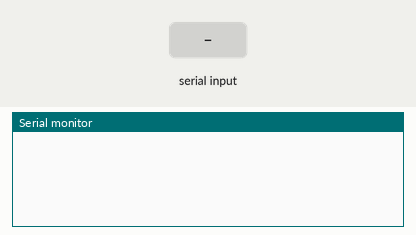
This sketch was run on a simulated Arduino Uno, built with avr-gcc and run on an emulated ATmega328P. Parts: the last lines printed to the serial monitor. Inputs (shaded band) come from the test bench.

Above: at 1.2 s.
1.3 s: "90,45\n" received over Serial
At 2.4 s:
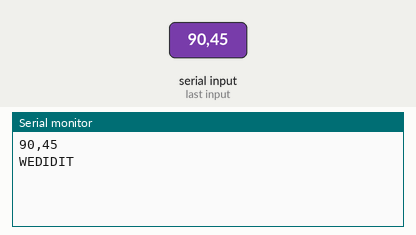
2.8 s: "1\n" received over Serial
At 3.5 s:
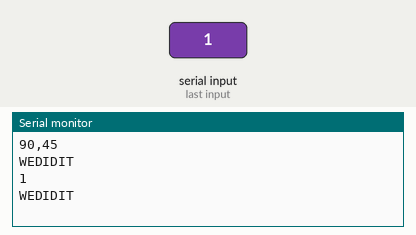
4.3 s: "A90\n" received over Serial
At 4.7 s:
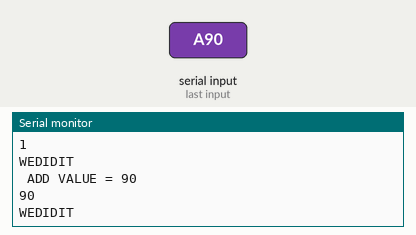
5.8 s: "A,45\n" received over Serial
At 7.0 s:
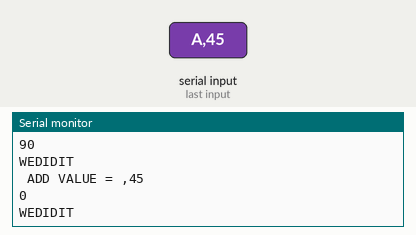
7.3 s: "R90\n" received over Serial
At 8.1 s:
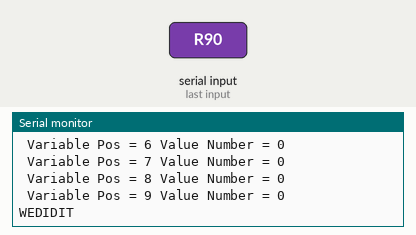
8.8 s: "R,45\n" received over Serial
Timing chart, 0 to 11.3 s (numbered marks = the images above; inputs shaded):
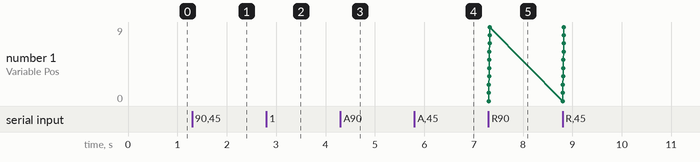

Measured:
- after the input at 1.3 s, the serial monitor: prints a new line at once (image 1)
- after the input at 2.8 s, the serial monitor: prints a new line at once (image 2)
- after the input at 4.3 s, the serial monitor: prints a new line at once (image 3)
- after the input at 5.8 s, the serial monitor: prints a new line at once (image 4)
- after the input at 7.3 s, the serial monitor: prints a new line at once (image 5)

The sketch:

memallocTest.ino
```cpp
#include "Arduino.h"


struct GPSSat {
    char Name;
    float heading;


};
int Menu = 0;

GPSSat* GPSSatArray;


int VariablesNumber = 0;
int* Test = NULL;

int i,j;
int* b = &i;


void setup(){

    Serial.begin(115200);
    i = 2;
    j = 8;


}


char CharBuffer[30] = "";
void loop(){

if(Serial.available() > 0){
    char ReadedCharacter = Serial.read();


    switch(ReadedCharacter){
        case '\n':
        Serial.println(CharBuffer);
            switch(Menu){
                case 1:
                    VariablesNumber ++;
                    Test = (int*) realloc(Test,VariablesNumber*sizeof(int));
                    Test[VariablesNumber-1] = (int)atof(CharBuffer);
                    Serial.println(*(Test+VariablesNumber-1));
                break;
                case 2:

                    for(int i = 0; i < 10;i ++){

                        Serial.print(" Variable Pos = ");
                        Serial.print(i);
                        Serial.print(" Value Number = ");
                        Serial.println(Test[i]);


                    }


                break;
                case 3:
                    free(Test);
                    Test = NULL;
                    VariablesNumber = 0;


                break;


            }
            Menu = 0;
            strcpy(CharBuffer,"");
            Serial.println("WEDIDIT");

        break;
        case 'A':

            Serial.print(" ADD VALUE = ");
            Menu = 1;

        break;
        case 'R':

            Serial.print("READ VALUE = ");
            Menu = 2;

        break;
        case 'D':

            Serial.print("REMOVE VALUE = ");
            Menu = 3;

        break;
        default:

            sprintf(CharBuffer,"%s%c",CharBuffer,ReadedCharacter);

        break;

    }


}


}
```
